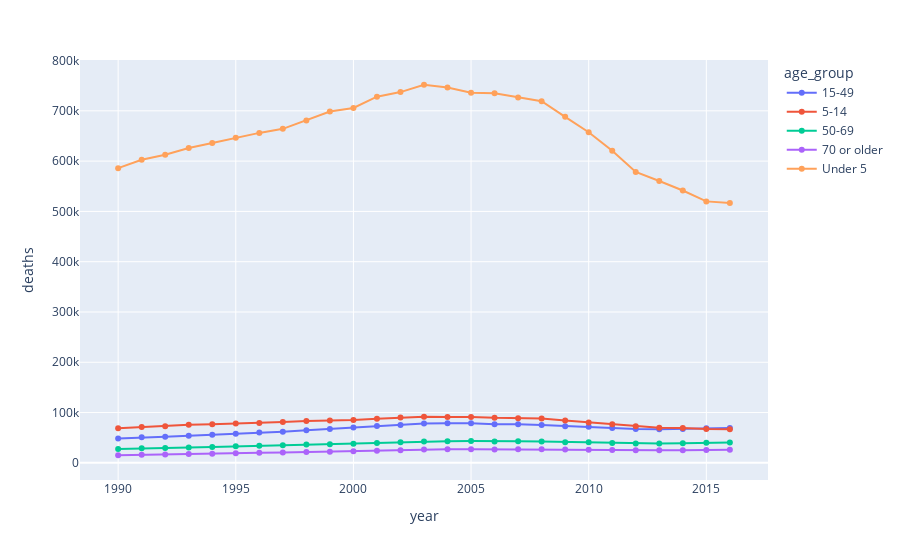

Notebook cell for this chart:
### Code cell
import plotly.express as px
data = malaria_deaths_byAge_country.groupby(['year','age_group']).sum().reset_index()
fig = px.line(data,
              x = 'year',
              y = 'deaths',
              color = 'age_group'
             )
for d in range(len(fig.data)):
    fig.data[d].update(mode='markers+lines')
fig.show()

### Figure 1 — Plotly figure (JSON) as saved in the notebook; plotly's stock layout.template omitted (floating-point values rounded to 4 significant figures)
{"data": [{"hovertemplate": "age_group=15-49<br>year=%{x}<br>deaths=%{y}<extra></extra>", "legendgroup": "15-49", "line": {"color": "#636efa", "dash": "solid"}, "mode": "markers+lines", "name": "15-49", "orientation": "v", "showlegend": true, "type": "scatter", "x": [1990, 1991, 1992, 1993, 1994, 1995, 1996, 1997, 1998, 1999, 2000, 2001, 2002, 2003, 2004, 2005, 2006, 2007, 2008, 2009, 2010, 2011, 2012, 2013, 2014, 2015, 2016], "xaxis": "x", "y": [48250.0, 50830.0, 52100.0, 53930.0, 55710.0, 57950.0, 60380.0, 62040.0, 65060.0, 67450.0, 70080.0, 73210.0, 75260.0, 78290.0, 78680.0, 78660.0, 76870.0, 76750.0, 75060.0, 72830.0, 71730.0, 69070.0, 67540.0, 66980.0, 67540.0, 68600.0, 69160.0], "yaxis": "y"}, {"hovertemplate": "age_group=5-14<br>year=%{x}<br>deaths=%{y}<extra></extra>", "legendgroup": "5-14", "line": {"color": "#EF553B", "dash": "solid"}, "mode": "markers+lines", "name": "5-14", "orientation": "v", "showlegend": true, "type": "scatter", "x": [1990, 1991, 1992, 1993, 1994, 1995, 1996, 1997, 1998, 1999, 2000, 2001, 2002, 2003, 2004, 2005, 2006, 2007, 2008, 2009, 2010, 2011, 2012, 2013, 2014, 2015, 2016], "xaxis": "x", "y": [68740.0, 71180.0, 72700.0, 75540.0, 76740.0, 78000.0, 79350.0, 81120.0, 83260.0, 84310.0, 85010.0, 87730.0, 89940.0, 91570.0, 91210.0, 91360.0, 89570.0, 88740.0, 88100.0, 84290.0, 80400.0, 76720.0, 72570.0, 69780.0, 69520.0, 67330.0, 66890.0], "yaxis": "y"}, {"hovertemplate": "age_group=50-69<br>year=%{x}<br>deaths=%{y}<extra></extra>", "legendgroup": "50-69", "line": {"color": "#00cc96", "dash": "solid"}, "mode": "markers+lines", "name": "50-69", "orientation": "v", "showlegend": true, "type": "scatter", "x": [1990, 1991, 1992, 1993, 1994, 1995, 1996, 1997, 1998, 1999, 2000, 2001, 2002, 2003, 2004, 2005, 2006, 2007, 2008, 2009, 2010, 2011, 2012, 2013, 2014, 2015, 2016], "xaxis": "x", "y": [27710.0, 29080.0, 29650.0, 30710.0, 31690.0, 32930.0, 34110.0, 34770.0, 36250.0, 36910.0, 37980.0, 39650.0, 40850.0, 42640.0, 43120.0, 43470.0, 42500.0, 42760.0, 42250.0, 41190.0, 40790.0, 39320.0, 38580.0, 38320.0, 39060.0, 40010.0, 40500.0], "yaxis": "y"}, {"hovertemplate": "age_group=70 or older<br>year=%{x}<br>deaths=%{y}<extra></extra>", "legendgroup": "70 or older", "line": {"color": "#ab63fa", "dash": "solid"}, "mode": "markers+lines", "name": "70 or older", "orientation": "v", "showlegend": true, "type": "scatter", "x": [1990, 1991, 1992, 1993, 1994, 1995, 1996, 1997, 1998, 1999, 2000, 2001, 2002, 2003, 2004, 2005, 2006, 2007, 2008, 2009, 2010, 2011, 2012, 2013, 2014, 2015, 2016], "xaxis": "x", "y": [15100.0, 16120.0, 16610.0, 17410.0, 18140.0, 18990.0, 19960.0, 20600.0, 21700.0, 22180.0, 22830.0, 24130.0, 25070.0, 26370.0, 26820.0, 27160.0, 26760.0, 27050.0, 26920.0, 26370.0, 26220.0, 25380.0, 25020.0, 24800.0, 25240.0, 25710.0, 26050.0], "yaxis": "y"}, {"hovertemplate": "age_group=Under 5<br>year=%{x}<br>deaths=%{y}<extra></extra>", "legendgroup": "Under 5", "line": {"color": "#FFA15A", "dash": "solid"}, "mode": "markers+lines", "name": "Under 5", "orientation": "v", "showlegend": true, "type": "scatter", "x": [1990, 1991, 1992, 1993, 1994, 1995, 1996, 1997, 1998, 1999, 2000, 2001, 2002, 2003, 2004, 2005, 2006, 2007, 2008, 2009, 2010, 2011, 2012, 2013, 2014, 2015, 2016], "xaxis": "x", "y": [586100.0, 602600.0, 612600.0, 626100.0, 636000.0, 646600.0, 656100.0, 664200.0, 680900.0, 698700.0, 705700.0, 728100.0, 737300.0, 751900.0, 746200.0, 735900.0, 734800.0, 726300.0, 719100.0, 688000.0, 657400.0, 620800.0, 578500.0, 560500.0, 541500.0, 519900.0, 516900.0], "yaxis": "y"}], "layout": {"legend": {"title": {"text": "age_group"}, "tracegroupgap": 0}, "margin": {"t": 60}, "xaxis": {"anchor": "y", "domain": [0, 1], "title": {"text": "year"}}, "yaxis": {"anchor": "x", "domain": [0, 1], "title": {"text": "deaths"}}}}
